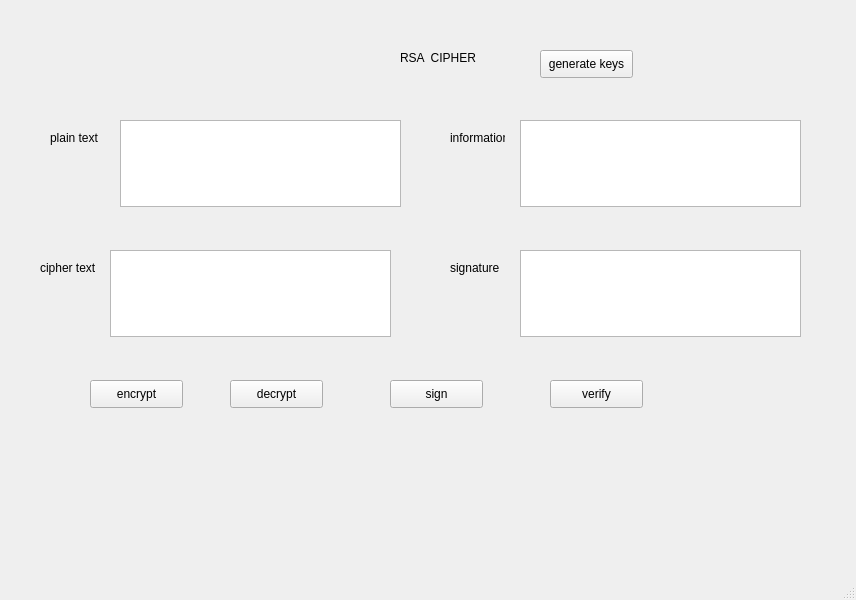
<?xml version="1.0" encoding="UTF-8"?>
<ui version="4.0">
 <class>MainWindow</class>
 <widget class="QMainWindow" name="MainWindow">
  <property name="geometry">
   <rect>
    <x>0</x>
    <y>0</y>
    <width>856</width>
    <height>600</height>
   </rect>
  </property>
  <property name="windowTitle">
   <string>MainWindow</string>
  </property>
  <widget class="QWidget" name="centralwidget">
   <widget class="QLabel" name="label">
    <property name="geometry">
     <rect>
      <x>400</x>
      <y>50</y>
      <width>81</width>
      <height>16</height>
     </rect>
    </property>
    <property name="text">
     <string>RSA  CIPHER</string>
    </property>
   </widget>
   <widget class="QLabel" name="label_2">
    <property name="geometry">
     <rect>
      <x>50</x>
      <y>130</y>
      <width>55</width>
      <height>16</height>
     </rect>
    </property>
    <property name="text">
     <string>plain text</string>
    </property>
   </widget>
   <widget class="QTextEdit" name="txt_plain_text">
    <property name="geometry">
     <rect>
      <x>120</x>
      <y>120</y>
      <width>281</width>
      <height>87</height>
     </rect>
    </property>
   </widget>
   <widget class="QLabel" name="label_3">
    <property name="geometry">
     <rect>
      <x>450</x>
      <y>130</y>
      <width>55</width>
      <height>16</height>
     </rect>
    </property>
    <property name="text">
     <string>information</string>
    </property>
   </widget>
   <widget class="QTextEdit" name="txt_info">
    <property name="geometry">
     <rect>
      <x>520</x>
      <y>120</y>
      <width>281</width>
      <height>87</height>
     </rect>
    </property>
   </widget>
   <widget class="QTextEdit" name="txt_cipher_text">
    <property name="geometry">
     <rect>
      <x>110</x>
      <y>250</y>
      <width>281</width>
      <height>87</height>
     </rect>
    </property>
   </widget>
   <widget class="QLabel" name="label_4">
    <property name="geometry">
     <rect>
      <x>40</x>
      <y>260</y>
      <width>55</width>
      <height>16</height>
     </rect>
    </property>
    <property name="text">
     <string>cipher text</string>
    </property>
   </widget>
   <widget class="QTextEdit" name="txt_sign">
    <property name="geometry">
     <rect>
      <x>520</x>
      <y>250</y>
      <width>281</width>
      <height>87</height>
     </rect>
    </property>
   </widget>
   <widget class="QLabel" name="label_5">
    <property name="geometry">
     <rect>
      <x>450</x>
      <y>260</y>
      <width>55</width>
      <height>16</height>
     </rect>
    </property>
    <property name="text">
     <string>signature</string>
    </property>
   </widget>
   <widget class="QPushButton" name="btn_encrypt">
    <property name="geometry">
     <rect>
      <x>90</x>
      <y>380</y>
      <width>93</width>
      <height>28</height>
     </rect>
    </property>
    <property name="text">
     <string>encrypt</string>
    </property>
   </widget>
   <widget class="QPushButton" name="btn_decrypt">
    <property name="geometry">
     <rect>
      <x>230</x>
      <y>380</y>
      <width>93</width>
      <height>28</height>
     </rect>
    </property>
    <property name="text">
     <string>decrypt</string>
    </property>
   </widget>
   <widget class="QPushButton" name="btn_sign">
    <property name="geometry">
     <rect>
      <x>390</x>
      <y>380</y>
      <width>93</width>
      <height>28</height>
     </rect>
    </property>
    <property name="text">
     <string>sign</string>
    </property>
   </widget>
   <widget class="QPushButton" name="btn_verify">
    <property name="geometry">
     <rect>
      <x>550</x>
      <y>380</y>
      <width>93</width>
      <height>28</height>
     </rect>
    </property>
    <property name="text">
     <string>verify</string>
    </property>
   </widget>
   <widget class="QPushButton" name="btn_gen_keys">
    <property name="geometry">
     <rect>
      <x>540</x>
      <y>50</y>
      <width>93</width>
      <height>28</height>
     </rect>
    </property>
    <property name="text">
     <string>generate keys</string>
    </property>
   </widget>
  </widget>
  <widget class="QMenuBar" name="menubar">
   <property name="geometry">
    <rect>
     <x>0</x>
     <y>0</y>
     <width>856</width>
     <height>26</height>
    </rect>
   </property>
  </widget>
  <widget class="QStatusBar" name="statusbar"/>
 </widget>
 <resources/>
 <connections/>
</ui>
